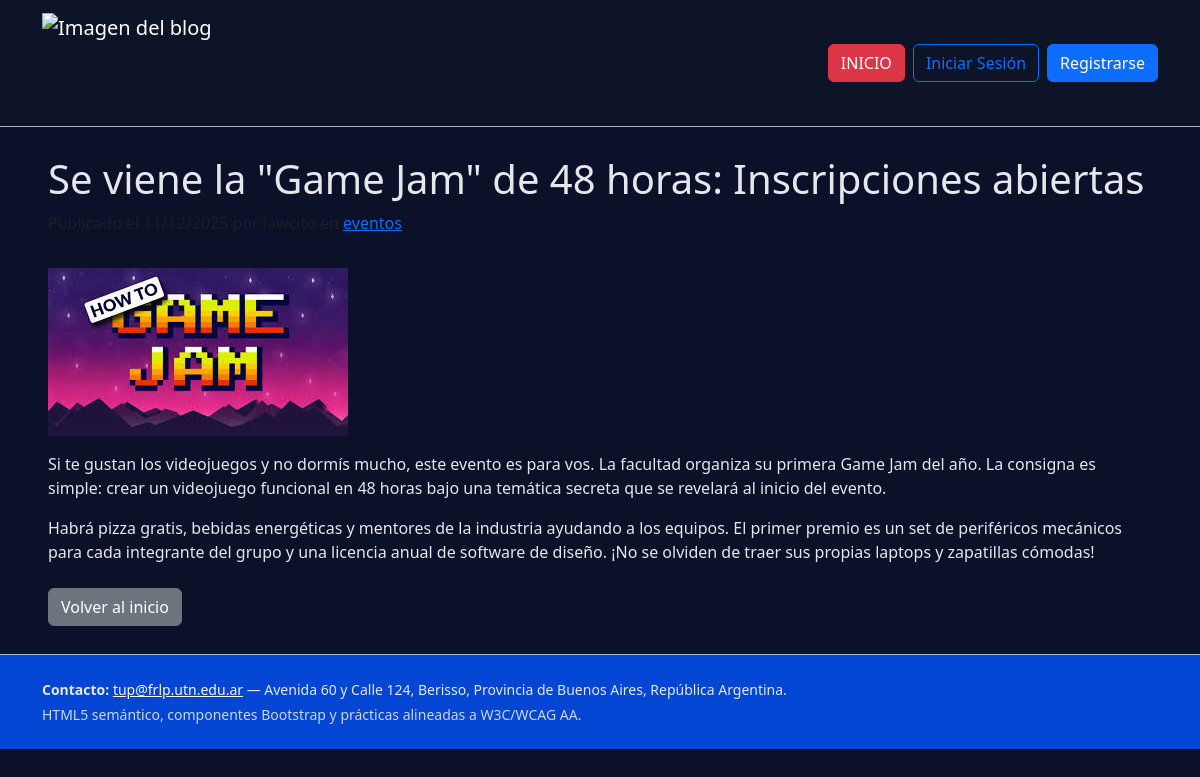
The app's page /articulos/10/ with its own data.
### blog_edicion/models.py (models this page shows, shortened)
class Articulo(models.Model):
    titulo = models.CharField(max_length=200)
    contenido = models.TextField()
    fecha_publicacion = models.DateTimeField(default=timezone.now)
    imagen = models.ImageField(upload_to='articulos/', blank=True, null=True)
    categoria = models.ForeignKey(Categoria, on_delete=models.SET_NULL, null=True, related_name='articulos')
    autor = models.ForeignKey(User, on_delete=models.CASCADE, null=True, blank=True)
    class Meta:
        ordering = ['-fecha_publicacion']

class Categoria(models.Model):
    nombre = models.CharField(max_length=100, unique=True)

### blog_edicion/views.py (the view)
# urls.py: path('<int:pk>/', views.articulo_detalle, name='articulo_detalle'),
def articulo_detalle(request, pk):
    articulo = get_object_or_404(Articulo, pk=pk)
    return render(request, "articulo_detalle.html", {"articulo": articulo})

### templates/articulo_detalle.html (shortened to what this page needs)
{% extends "base.html" %}
{% block content %}
  <article>
    <h1>{{ articulo.titulo }}</h1>
    <p class="text-muted">
      en <a href="{% url 'blog_edicion:articulos_por_categoria' articulo.categoria.pk %}">{{ articulo.categoria.nombre }}</a>
    </p>
    <hr>
    {% if articulo.imagen %}
      <img src="{{ articulo.imagen.url }}" class="img-fluid mb-3" alt="{{ articulo.titulo }}">
    {% endif %}
    <div>
      {{ articulo.contenido|linebreaks }}
    </div>
  </article>
  <div class="mt-4">
    <a href="{% url 'home' %}" class="btn btn-secondary">Volver al inicio</a>
  </div>
{% endblock %}

### static/css/estilos.css (style rules this page uses)
:root { --bg: #0a1128; --panel: #0a1128; --text: #fefcfb; }
html, body { height: 100%; }
body { background: #0a1128; color: var(--text); overflow-x: hidden; width: 100%; }
.bg-panel h1, .bg-panel h2, .bg-panel p, .bg-panel .lead { color: #e5e7eb; }

### records on screen
Articulo: titulo "Se viene la \"Game Jam\" de 48 horas: Inscripciones abiertas", categoria.nombre "eventos", imagen (picture), contenido "Si te gustan los videojuegos y no dormís mucho, este evento es para vos. La facultad organiza su primera Game Jam del año. La consigna es simple: crear un videojuego funcional en 48 horas bajo una temática secreta que se revelará al inicio del evento. Habrá pizza gratis, bebidas energéticas y mentores de la industria ayudando a los equipos. El primer premio es un set de periféricos mecánicos para cada integrante del grupo y una licencia anual de software de diseño. ¡No se olviden de traer sus propias laptops y zapatillas cómodas!"
